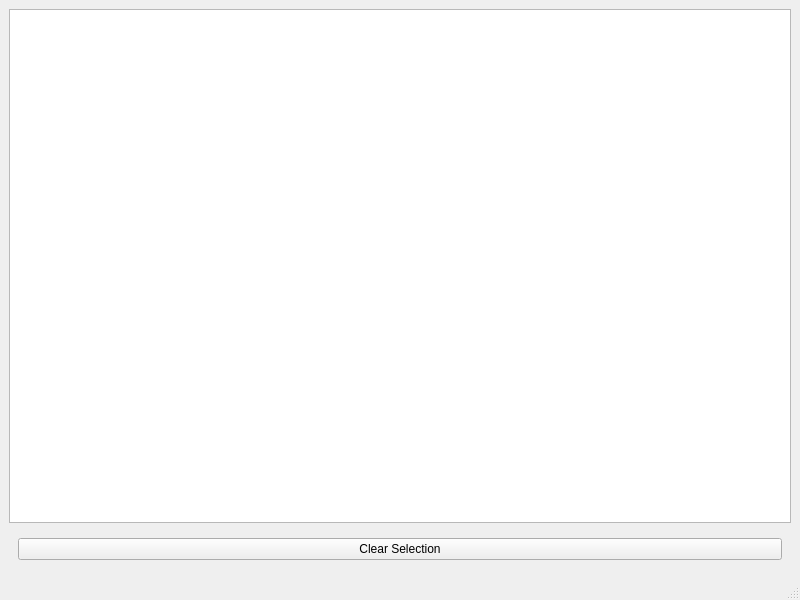
<?xml version="1.0" encoding="UTF-8"?>
<ui version="4.0">
 <class>MainWindow</class>
 <widget class="QMainWindow" name="MainWindow">
  <property name="geometry">
   <rect>
    <x>0</x>
    <y>0</y>
    <width>800</width>
    <height>600</height>
   </rect>
  </property>
  <property name="windowTitle">
   <string>MainWindow</string>
  </property>
  <widget class="QWidget" name="centralwidget">
   <layout class="QGridLayout" name="gridLayout">
    <item row="0" column="0">
     <widget class="QTableView" name="landmarkSelectorTable">
      <property name="selectionMode">
       <enum>QAbstractItemView::MultiSelection</enum>
      </property>
      <property name="selectionBehavior">
       <enum>QAbstractItemView::SelectRows</enum>
      </property>
      <property name="sortingEnabled">
       <bool>true</bool>
      </property>
     </widget>
    </item>
    <item row="1" column="0">
     <widget class="QFrame" name="frame">
      <property name="frameShape">
       <enum>QFrame::NoFrame</enum>
      </property>
      <property name="frameShadow">
       <enum>QFrame::Raised</enum>
      </property>
      <layout class="QGridLayout" name="gridLayout_2">
       <item row="0" column="0">
        <widget class="QPushButton" name="clearSelectionButton">
         <property name="text">
          <string>Clear Selection</string>
         </property>
         <property name="shortcut">
          <string>Ctrl+C</string>
         </property>
        </widget>
       </item>
      </layout>
     </widget>
    </item>
   </layout>
  </widget>
  <widget class="QMenuBar" name="menubar">
   <property name="geometry">
    <rect>
     <x>0</x>
     <y>0</y>
     <width>800</width>
     <height>25</height>
    </rect>
   </property>
  </widget>
  <widget class="QStatusBar" name="statusbar"/>
 </widget>
 <resources/>
 <connections/>
</ui>
